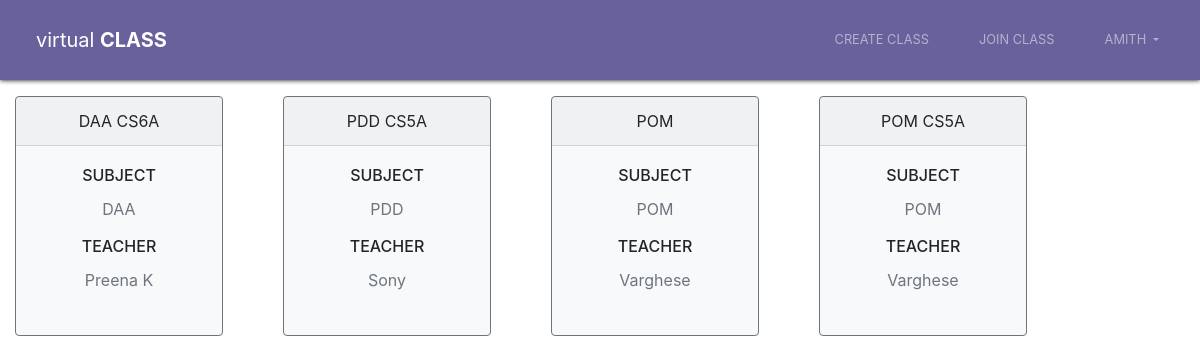
Page /dashboard/ (signed in) on the earlier database version.
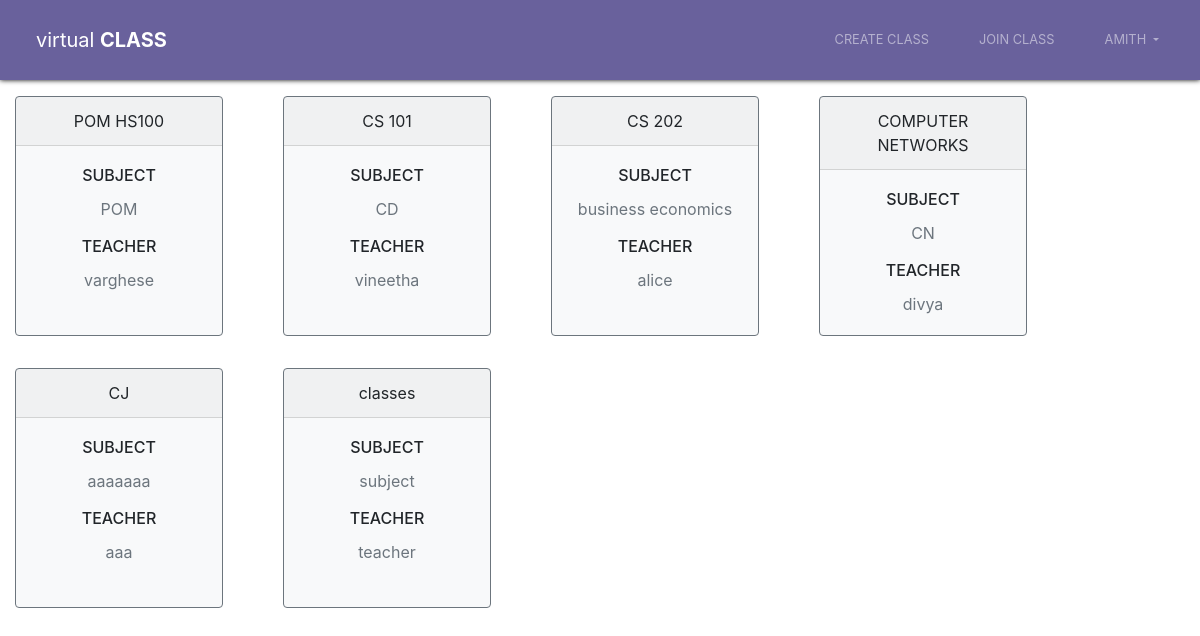
Same page on the later database version.
### accounts/models.py (models this page shows, shortened)
class Classes(models.Model):
    classes = models.CharField(max_length=30)
    code = models.CharField(primary_key=True, max_length=4)
    teacher = models.CharField(max_length=30)
    subject = models.CharField(max_length=30)
    user_id = models.ForeignKey(User, on_delete=models.CASCADE)

### accounts/views.py (the view)
# urls.py: path('dashboard/',views.dashboardView,name="dashboard"),
@login_required
def dashboardView(request):
    all_objects= Classes.objects.all()
    context= {'all_objects': all_objects}
    return render(request, 'dashboard.html', context)

### accounts/templates/dashboard.html (shortened to what this page needs)
{% extends 'index.html'%}
{% load static %}
{% block link %}
        <link rel="stylesheet" type="text/css" href="{% static 'login.css' %}">
{% endblock %}
{% block nav_content%}
<div class="collapse navbar-collapse" id="collapsibleNavbar">
    <ul class="navbar-nav ml-auto">
        <li class="nav-item">
            <a class="nav-link" href="{%url 'create_class' %}">Create Class</a>
        </li>
        <li class="nav-item">
            <a class="nav-link" href="{%url 'join_class' %}">Join Class</a>
        </li>
        <li class="nav-item dropdown">
            <a class="nav-link dropdown-toggle" href="#" id="navbarDropdown" role="button" data-toggle="dropdown" aria-haspopup="true" aria-expanded="false">
              {{ user.username }}
            </a>
        </li>
    </ul>
</div>
{% endblock %}
{% block content%}
    <div class="card-deck" >
        {% for video in all_objects %}
        <div class="col-auto mb-3">
            <div class="card border-secondary mb-3 bg-light" style="width: 13rem; height: 15rem;">
                <div class="card-header text-center">{{ video.classes }}</div>
                <div class="card-body text-center">
                    <h6 class="card-title">SUBJECT</h6>
                    <p class="card-text text-muted">{{ video.subject }}</p>
                    <h6 class="card-title">TEACHER</h6>
                    <p class="card-text text-muted">{{ video.teacher }}</p>
                </div>
            </div>
        </div>
        {% endfor %}
    </div>
{% endblock %}

### accounts/templates/index.html (shortened to what this page needs)
{% load static %}
<!DOCTYPE html>
<html lang="en">
    <head>
        <link rel="stylesheet" href="https://maxcdn.bootstrapcdn.com/bootstrap/4.5.0/css/bootstrap.min.css">
        {% block link %}{% endblock %}
    </head>
    <body>
        <nav class="navbar navbar-expand-md navbar-dark sticky-top">
          <a class="navbar-brand" href="{%url 'home' %}">virtual <b>CLASS</b></a>
            {% block nav_content%}{% endblock %}
        </nav>
    {% block content %}
    {% endblock %}
    </body>
</html>

### accounts/static/login.css (style rules this page uses)
body { background-color:white; }
nav { background-color: rgb(105, 97, 156); min-height: 80px; box-shadow: 0px 0px 5px #000; }
.navbar-brand { margin-left: 20px; }
.nav-item { margin: 5px; padding: 2px 10px; font-size: .8em; text-transform: uppercase; border: 2px solid transparent; border-radius: 10px; }

Differences in the rows shown:
removed Classes: classes "DAA CS6A", subject "DAA", teacher "Preena K"
removed Classes: classes "PDD CS5A", subject "PDD", teacher "Sony"
removed Classes: classes "POM", subject "POM", teacher "Varghese"
removed Classes: classes "POM CS5A", subject "POM", teacher "Varghese"
added Classes: classes "POM HS100", subject "POM", teacher "varghese"
added Classes: classes "CS 101", subject "CD", teacher "vineetha"
added Classes: classes "CS 202", subject "business economics", teacher "alice"
added Classes: classes "COMPUTER NETWORKS", subject "CN", teacher "divya"
added Classes: classes "CJ", subject "aaaaaaa", teacher "aaa"
added Classes: classes "classes", subject "subject", teacher "teacher"
